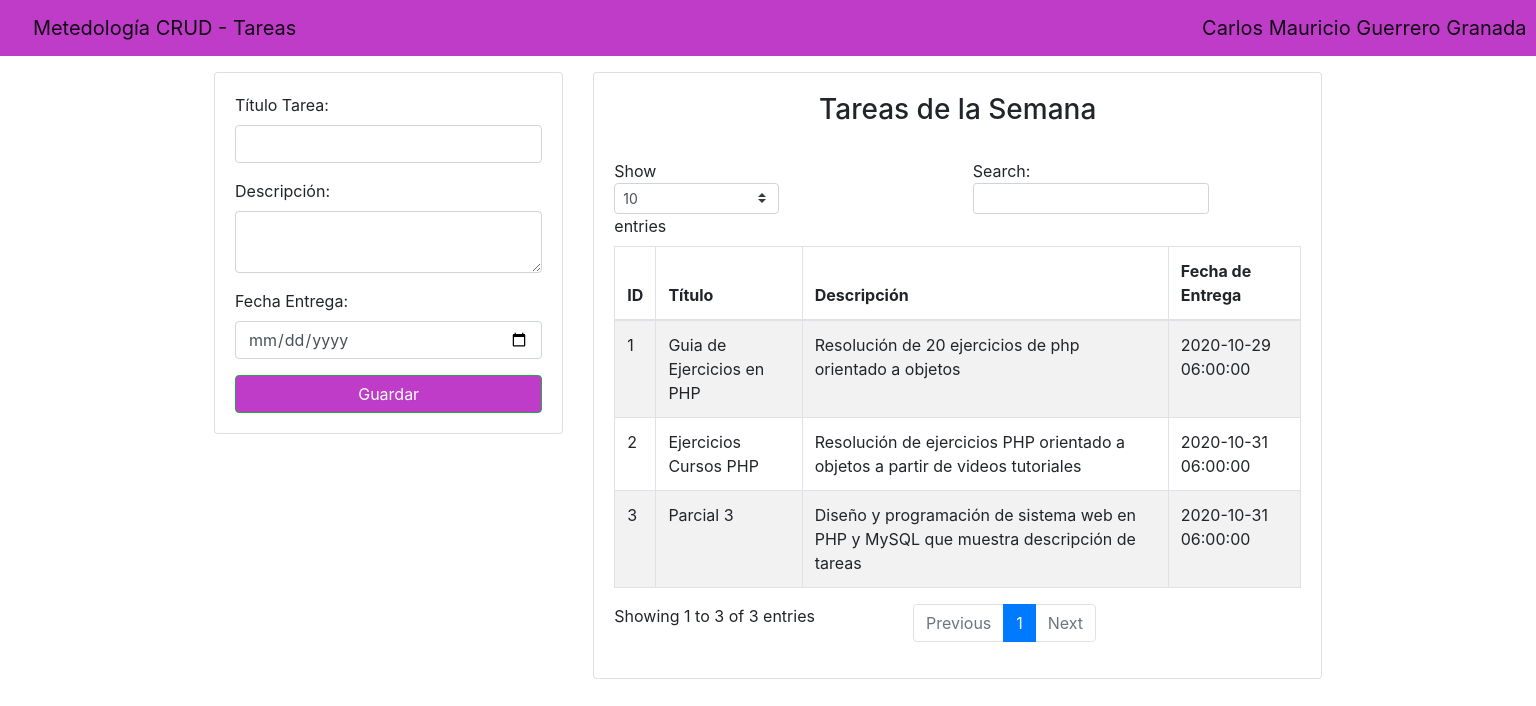
The page / on the database its author committed.
### tables this page shows
CREATE TABLE `tareas` (
  `idtareas` int(11) NOT NULL,
  `titulo` varchar(255) NOT NULL,
  `descripcion` text NOT NULL,
  `fecha_registro` timestamp NOT NULL DEFAULT current_timestamp() ON UPDATE current_timestamp()
);

### mostrar_tareas.php (the view)
<h3 align="center">Tareas de la Semana</h3>
<br>
<table id="tareastabla" class="table table-striped table-bordered" style="width:100%">
            <thead>
                <tr>
                    <th>ID</th>
                    <th>Título</th>
                    <th>Descripción</th>
                    <th>Fecha de Entrega</th>
                </tr>
            </thead>
<?php $data = "SELECT * FROM tareas";
$resultado_tabla= mysqli_query($conn,$data);
while($row = mysqli_fetch_array($resultado_tabla)){ ?>
    <tr>
        <td><?php echo $row['idtareas']; ?></td>
        <td><?php echo $row['titulo']; ?></td>
        <td><?php echo $row['descripcion']; ?></td>
        <td><?php echo $row['fecha_registro']; ?></td>
    </tr>
<?php } ?>

### includes/header.php (shortened to what this page needs)
<!DOCTYPE html>
<html lang="en">
<head>
    <link rel="stylesheet" href="https://cdn.jsdelivr.net/npm/bootstrap@4.5.3/dist/css/bootstrap.min.css">
    <nav class="navbar navbar-light" style="background-color: #BE3CC8;">
    <a class="navbar-brand" href="#">&nbsp&nbsp Metedología CRUD - Tareas &nbsp&nbsp&nbsp&nbsp&nbsp&nbsp&nbsp&nbsp&nbsp&nbsp&nbsp&nbsp&nbsp&nbsp&nbsp&nbsp&nbsp&nbsp&nbsp&nbsp&nbsp&nbsp&nbsp&nbsp&nbsp&nbsp&nbsp&nbsp&nbsp&nbsp&nbsp&nbsp&nbsp&nbsp&nbsp&nbsp&nbsp&nbsp&nbsp&nbsp&nbsp&nbsp&nbsp&nbsp&nbsp&nbsp&nbsp&nbsp&nbsp&nbsp&nbsp&nbsp&nbsp&nbsp&nbsp&nbsp&nbsp&nbsp&nbsp&nbsp&nbsp&nbsp&nbsp&nbsp&nbsp&nbsp&nbsp&nbsp&nbsp&nbsp&nbsp&nbsp&nbsp&nbsp&nbsp&nbsp&nbsp&nbsp&nbsp&nbsp&nbsp&nbsp&nbsp&nbsp&nbsp&nbsp&nbsp&nbsp&nbsp&nbsp&nbsp&nbsp&nbsp&nbsp&nbsp&nbsp&nbsp&nbsp&nbsp&nbsp&nbsp&nbsp&nbsp&nbsp&nbsp&nbsp&nbsp&nbsp&nbsp&nbsp&nbsp&nbsp&nbsp&nbsp&nbsp&nbsp&nbsp&nbsp&nbsp&nbsp&nbsp&nbsp&nbsp&nbsp&nbsp&nbsp&nbsp&nbsp&nbsp&nbsp&nbsp&nbsp&nbsp&nbsp&nbsp&nbsp&nbsp&nbsp&nbsp&nbsp&nbsp&nbsp&nbsp&nbsp&nbsp&nbsp&nbsp&nbsp&nbsp&nbsp&nbsp&nbsp&nbsp&nbsp&nbsp&nbsp&nbsp&nbsp&nbsp Carlos Mauricio Guerrero Granada</a>
    </nav>

### index.php
<?php include("db.php"); ?>
<?php include("includes/header.php"); ?>
<div class="container p-3">
        <div class="row">
            <div class="col-md-4">
                <div class="card card-body">
                <?php include("form_tareas.php"); ?>
                </div>
            </div>
            <div class="col-md-8">
            <div class="card card-body">
                        <?php include("mostrar_tareas.php"); ?>
                    </div>
            </div>
        </div>
</div>
<?php include("includes/footer.php"); ?>

### form_tareas.php
<form action="insertar.php" method="post">
    <div class="form-group">
        <label for="">Título Tarea: </label>
        <input type="text" name="tarea" class="form-control"  autofocus required>
    </div>
    <div class="form-group">
    <label for="">Descripción: </label>
    <textarea class="form-control" name="descripcion"  rows="2" required></textarea>
    </div>
    <div class="form-group">
        <label for="" class="">Fecha Entrega: </label>
        <input type="date" name="fecha" class="form-control" required>
    </div>
    <input type="submit" name="registrar" class="btn btn-success btn-block" style="background-color: #BE3CC8;" value="Guardar">
</form>

### includes/footer.php (shortened to what this page needs)
</body>
</html>

### rows shown on the page
tareas: idtareas "1", titulo "Guia de Ejercicios en PHP", descripcion "Resolución de 20 ejercicios de php orientado a objetos", fecha_registro "2020-10-29 06:00:00"
tareas: idtareas "2", titulo "Ejercicios Cursos PHP", descripcion "Resolución de ejercicios PHP orientado a objetos a partir de videos tutoriales", fecha_registro "2020-10-31 06:00:00"
tareas: idtareas "3", titulo "Parcial 3", descripcion "Diseño y programación de sistema web en PHP y MySQL que muestra descripción de tareas", fecha_registro "2020-10-31 06:00:00"
